Frame 1 (no input): blank canvas, image omitted
Frame 60 (the mouse pressed at the canvas centre just before this capture): blank canvas, image omitted
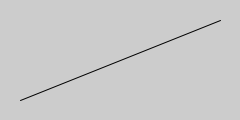
Frame 120 (the mouse held since frame 60 and released just before this capture)

The Processing sketch whose frames 1 and 60 were blank and that drew this single picture after the mouse press (run headless with seeded random() and noise(); from frame 60 on, the mouse is pressed at the canvas centre):

// Processing sketch: sketch_220217b
// ── sketch_220217b.pde
void setup(){
  size(240, 120);
}

void draw(){
  background(204);
  if(keyPressed){
    line(20, 20, 220, 100); //press any key to display this line
  }
  if(mousePressed){
    line(220, 20, 20, 100); //click on mouse to display this line
  }
}
